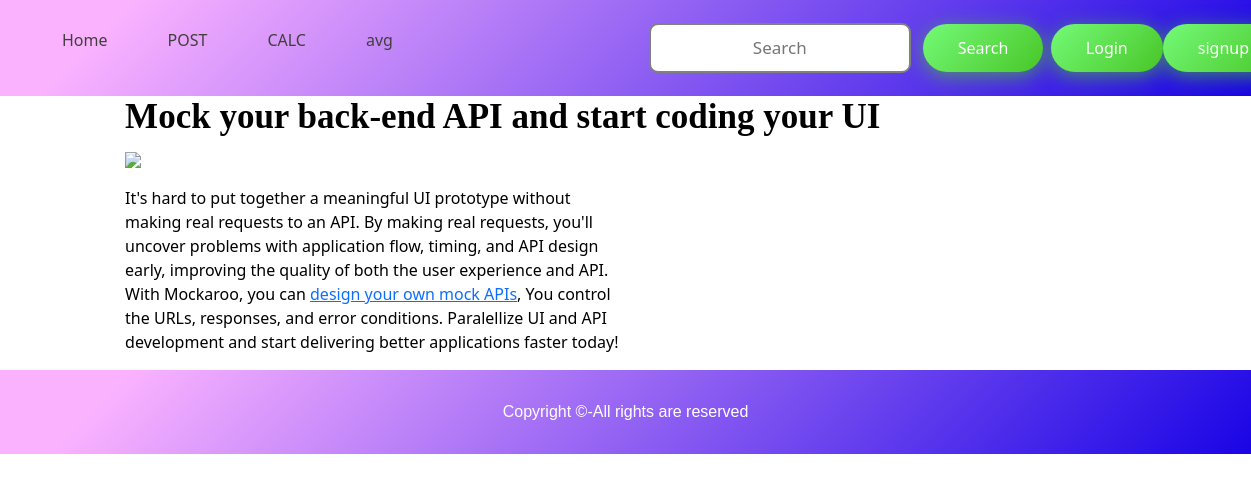
Screenshot of /detailpage/mock-your-back-end-api-and-start-coding-your-ui with the database file from the repository.
### service2/models.py (models this page shows)
class service(models.Model):
    service_title = models.CharField(max_length=50)
    service_desc = HTMLField()
    image_field = models.FileField(upload_to="new/", max_length=250,null=True,default=None)
    slug_name = AutoSlugField(populate_from='service_title',unique=True,default=None,null=True)

### project_2/views.py (the view)
# urls.py: path('detailpage/<slug>', views.detailpage,name="detailpage"),
def detailpage(request,slug):
    detail = service.objects.get(slug_name=slug)
    send_mail(
        'testing mail',
        'hello there smit here',
        settings.EMAIL_HOST_USER,
        ['smitrajani28@gmail.com'],
        fail_silently=False
    )
    return render(request,"details.html",{'detail' : detail})

### templates/details.html
{% extends "base.html" %}
{% block content %}
    <div class="box-main">
        <div class="firstHalf">
            <h1 class="text-big" id="web">
                {{detail.service_title}}
            </h1>
            <div class=" col-lg-6">
                <img src="/media/{{detail.image_field}}"/>
            </div>
            <div class="col-lg-6">
                <p class="text-small">
                    {{detail.service_desc | safe}}
                </p>
            </div>
        </div>
    </div>
{% endblock content %}

### static/css/styles.css (style rules this page uses)
* { margin: 0; padding: 0; }
.box-main { display: flex; justify-content: center; align-items: center; color: black; max-width: 80%; margin: auto; height: 80%; }
.text-big { font-family: 'Piazzolla', serif; font-weight: bold; font-size: 35px; }
.text-small { font-size: 18px; }

### rows the page displays
service: service_title "Mock your back-end API and start coding your UI", service_desc "It's hard to put together a meaningful UI prototype without making real requests to an API. By making real requests, you'll uncover problems with application flow, timing, and API design early, improving the quality of both the user experience and API. With Mockaroo, you can design your own mock APIs , You control the URLs, responses, and error conditions. Paralellize UI and API development and start delivering better applications faster today!"
